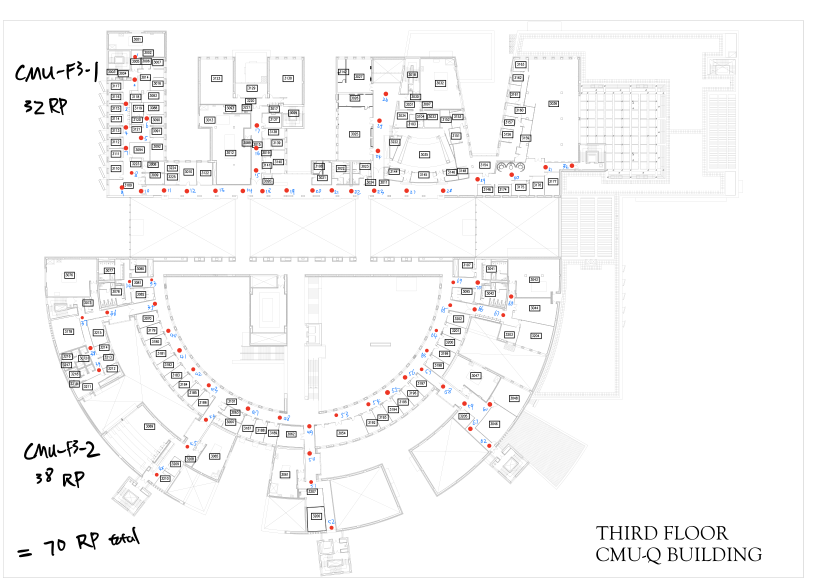
#> input picture floor_plans/cmuq/floor3.png, 1650 x 1169 px (shown at 1/2 size)
$ python assign_coordinates_f3.py
#> lines starting #> are read from the running program, lines starting #| are printed output that depends on the picture; after the words box and inside, x2 and y2 are one past the last pixel; in counts of white or black regions, pixels touching at a corner belong together
"""
Interactive coordinate assignment – CMUQ Floor 3.
Identical workflow to assign_coordinates_f1.py / assign_coordinates_f2.py.

Floor 3 has two sub-areas on one plan:
  CMU-F3-1 (RPs  1-32)  – upper straight corridor
  CMU-F3-2 (RPs 33-70)  – lower curved arc
  Total: 70 RPs

Phase 1: OpenCV detects red circles automatically (cached in
         detected_circles_f3.json / detected_circles_f3.png).
Phase 2: Click circles in RP order (1 → 70).  Each click snaps to the
         nearest unassigned detected circle.

Controls: LEFT-CLICK = assign next RP  |  u = undo  |  s = save & exit  |  q = quit

Output: coordinates/cmuq/floor3.json   – {rp_str: [pixel_x, pixel_y]}
"""

import json, os, sys
import numpy as np
import cv2
import matplotlib
matplotlib.use("TkAgg")
import matplotlib.pyplot as plt

ROOT = os.path.normpath(os.path.join(os.path.dirname(os.path.abspath(__file__)), "..", ".."))
PDF_PATH        = os.path.join(ROOT, "raw", "TF-Generic(3).pdf")
PNG_PATH        = os.path.join(ROOT, "floor_plans", "cmuq", "floor3.png")
COORD_PATH      = os.path.join(ROOT, "coordinates", "cmuq", "floor3.json")
CIRCLES_JSON    = os.path.join(ROOT, "coordinates", "cmuq", "detected_circles_f3.json")
CIRCLES_PREVIEW = os.path.join(ROOT, "floor_plans", "cmuq", "detected_circles_f3.png")

TOTAL_RPS = 70

# ── PDF → PNG ───────────────────────────────────────────────────────────────
# [7 lines left out: function pdf_to_png, not called in this run]

# ── detect red circles ──────────────────────────────────────────────────────
def detect_red_circles(img_bgr, min_area=15, max_area=3000, min_circ=0.55):
    hsv  = cv2.cvtColor(img_bgr, cv2.COLOR_BGR2HSV)
    m1   = cv2.inRange(hsv, np.array([0,   80, 60]), np.array([15,  255, 255]))
    m2   = cv2.inRange(hsv, np.array([155,  80, 60]), np.array([180, 255, 255]))
    mask = cv2.bitwise_or(m1, m2)
    k    = cv2.getStructuringElement(cv2.MORPH_ELLIPSE, (3, 3))
    mask = cv2.morphologyEx(mask, cv2.MORPH_OPEN,  k, iterations=1)
    mask = cv2.morphologyEx(mask, cv2.MORPH_CLOSE, k, iterations=2)
    cnts, _ = cv2.findContours(mask, cv2.RETR_EXTERNAL, cv2.CHAIN_APPROX_SIMPLE)
    circles = []
    for cnt in cnts:
        a = cv2.contourArea(cnt); p = cv2.arcLength(cnt, True)
        if a < min_area or a > max_area or p == 0: continue
        if 4*np.pi*a/p**2 < min_circ: continue
        M = cv2.moments(cnt)
        if M["m00"] == 0: continue
        circles.append((int(M["m10"]/M["m00"]), int(M["m01"]/M["m00"])))
    circles.sort(key=lambda c: (c[1], c[0]))
    return circles

def make_preview(img_bgr, circles):
    preview = img_bgr.copy()
    for idx, (cx, cy) in enumerate(circles):
        cv2.circle(preview, (cx, cy), 10, (0, 200, 0), 2)
        cv2.putText(preview, str(idx), (cx+6, cy-6),
                    cv2.FONT_HERSHEY_SIMPLEX, 0.45, (0, 140, 0), 1, cv2.LINE_AA)
    cv2.imwrite(CIRCLES_PREVIEW, preview)
    return cv2.cvtColor(preview, cv2.COLOR_BGR2RGB)

def save_detected(circles):
    with open(CIRCLES_JSON, "w") as f: json.dump(circles, f, indent=2)
    print(f"Detected {len(circles)} circles → {CIRCLES_JSON}")

def load_detected():
    with open(CIRCLES_JSON) as f: return [tuple(c) for c in json.load(f)]

def load_coords():
    if not os.path.exists(COORD_PATH): return {}
    with open(COORD_PATH) as f: raw = json.load(f)
    return {int(k): v for k, v in raw.items()}

# [4 lines left out: function save_coords, not called in this run]

# ── interactive ordering ────────────────────────────────────────────────────
def run_ordering(img_rgb, circles, coords):
    remaining = [rp for rp in range(1, TOTAL_RPS+1) if rp not in coords]
    if not remaining:
        print("All RPs already assigned.")
        return coords

    used = set()
    for rp, (px, py) in coords.items():
        try: used.add(circles.index((px, py)))
        except ValueError: pass

    state = {"idx": 0, "saved": False}

    def cur(): return remaining[state["idx"]] if state["idx"] < len(remaining) else None
    def free(): return [(i, c) for i, c in enumerate(circles) if i not in used]

    # [46 lines left out: functions nearest, refresh, on_click, on_key, not called in this run]

    fig, ax = plt.subplots(figsize=(18, 13))
    fig.canvas.manager.set_window_title("CMUQ Floor 3 – Coordinate Assignment")
    fig.canvas.mpl_connect("button_press_event", on_click)
    fig.canvas.mpl_connect("key_press_event", on_key)
    refresh(); plt.tight_layout(); plt.show()

    if not state["saved"] and coords:
        if input("Save progress? [y/n]: ").strip().lower() == "y":
            save_coords(coords)
    return coords

# ── main ────────────────────────────────────────────────────────────────────
def main():
    if not os.path.exists(PNG_PATH):
        if not os.path.exists(PDF_PATH): sys.exit(f"ERROR: {PDF_PATH} not found.")
        print("Converting PDF → PNG …"); pdf_to_png(PDF_PATH, PNG_PATH)

    img_bgr = cv2.imread(PNG_PATH)
#> img_bgr is the input picture: shape (1169, 1650, 3); mean B, G, R 247.4, 247.3, 247.5
    if img_bgr is None: sys.exit(f"ERROR: could not read {PNG_PATH}")

    circles = None
    if os.path.exists(CIRCLES_JSON):
        circles = load_detected()
        print(f"Loaded {len(circles)} cached circles.")
        if input("Re-run detection? [y/n] (default n): ").strip().lower() == "y":
            circles = None

    if circles is None:
        print("Detecting red circles …")
        circles = detect_red_circles(img_bgr)
#> in detect_red_circles, `hsv  = cv2.cvtColor(img_bgr, cv2.COLOR_BGR2HSV)`: hsv: shape (1169, 1650, 3); mean H, S, V 0.2, 0.7, 247.8
#> in detect_red_circles, `m1   = cv2.inRange(hsv, np.array([0,   80, 60]), np.array([15,  255, 2..`:
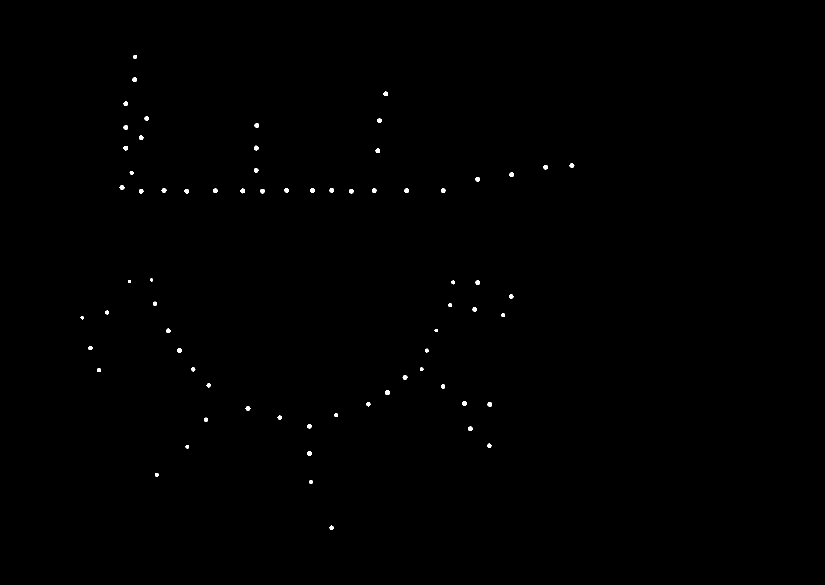
#> m1: shape (1169, 1650) (shown at 1/2 size); 0.22% white; 70 white regions, largest, box (x1, y1, x2, y2) and area: (770, 780, 780, 790) 78, (975, 804, 984, 814) 71, (323, 376, 333, 386) 70
#> in detect_red_circles, `m2   = cv2.inRange(hsv, np.array([155,  80, 60]), np.array([180, 255, ..`: m2: shape (1169, 1650); every value is 0
#> in detect_red_circles, `mask = cv2.morphologyEx(mask, cv2.MORPH_OPEN,  k, iterations=1)`: mask: shape (1169, 1650); 0.21% white; 70 white regions
#> in detect_red_circles, `cnts, _ = cv2.findContours(mask, cv2.RETR_EXTERNAL, cv2.CHAIN_APPROX_S..`: cnts = 70 contours; largest, box (x1, y1, x2, y2) and area: (770, 780, 780, 790) 63, (975, 804, 984, 814) 57, (354, 696, 364, 705) 57, (323, 376, 333, 386) 57, (239, 370, 249, 380) 56
#> the loop in detect_red_circles, `for cnt in cnts:` made 70 passes
#> (a, p) on passes 1 to 12: (41, 24.14), (37.5, 22.73), (34, 21.66), (54, 27.31), (31, 20.49), (46, 24.97), (52.5, 26.73), (50, 26.14), (44, 25.31), (45.5, 25.56), (34, 21.66), (55, 28.14)
#> after the loop in detect_red_circles, `for cnt in cnts:`: circles = 70 pairs, first value 164 to 1143, second value 113 to 1055
        save_detected(circles)
#| Detected 70 circles → coordinates/cmuq/detected_circles_f3.json

    print(f"Using {len(circles)} circles.")
#| Using 70 circles.
    if len(circles) != TOTAL_RPS:
        print(f"WARNING: expected {TOTAL_RPS}, got {len(circles)}. Check {CIRCLES_PREVIEW}.")

    img_rgb = make_preview(img_bgr, circles)
#> the loop in make_preview, `for idx, (cx, cy) in enumerate(circles):` made 70 passes
#> (cx, cy) on passes 1 to 12: (269, 113), (268, 158), (771, 187), (251, 207), (293, 236), (758, 241), (513, 250), (251, 254), (281, 275), (251, 295), (512, 295), (755, 301)
#> after the loop in make_preview, `for idx, (cx, cy) in enumerate(circles):`:
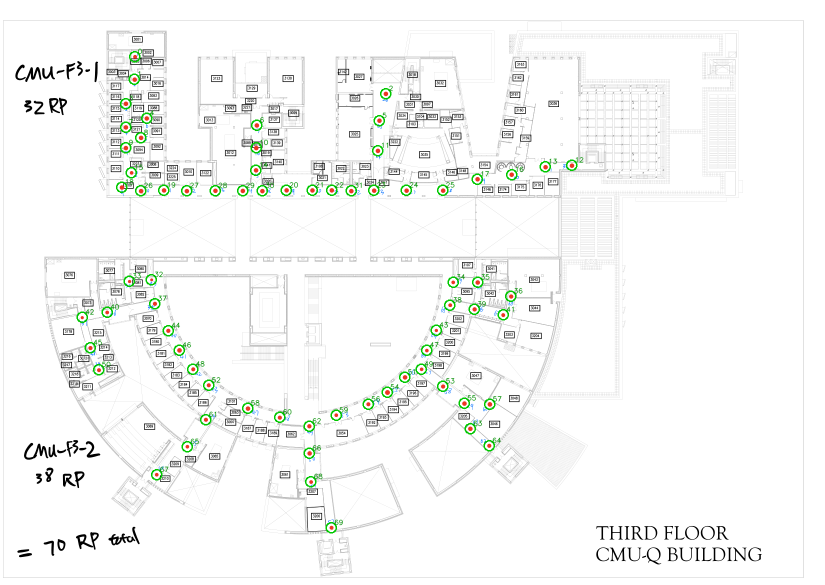
#> preview: shape (1169, 1650, 3) (shown at 1/2 size); 1.12% of pixels changed, all inside (x1, y1, x2, y2) = (153, 97, 1167, 1067)
    coords  = load_coords()
#> (reads coordinates/cmuq/floor3.json from the repository)
    if coords: print(f"Resuming – {len(coords)}/{TOTAL_RPS} already assigned.")
    run_ordering(img_rgb, circles, coords)

if __name__ == "__main__":
    main()
